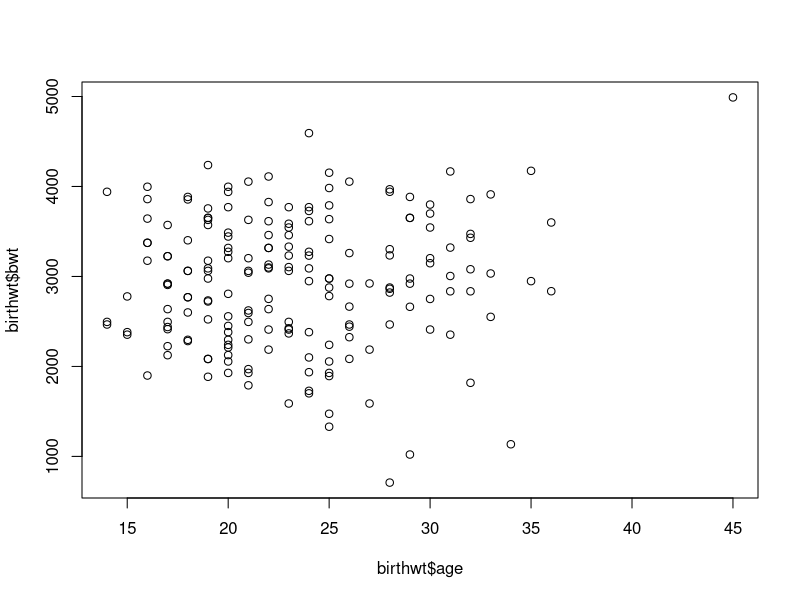

Recreate this plot in R.

# Answer 1: 
library(MASS)
summary(birthwt)
#I want to look at my data to see if it is homoscedastic and if I 
#can use one line to fit all or use quantile regressions
plot(birthwt$age, birthwt$bwt) # in my opinion, it is not homoscedastic

my_linear <- lm(bwt~age, data=birthwt)
summary(my_linear)

#the linear model has a coefficient of 12.43 but it's insignificant
# I will use quantile regression instead
library(quantreg)

#fitting a quantile regression for 20th quantile
my_quant <- rq(bwt~age, data=birthwt, tau=0.2)
summary(my_quant)

#fitting a quantile regression for 50th quantile
my_quant <- rq(bwt~age, data=birthwt, tau=0.5)
summary(my_quant)
# Call: rq(formula = bwt ~ age, tau = 0.5, data = birthwt)
# 
# tau: [1] 0.5
# 
# Coefficients:
#   coefficients lower bd   upper bd  
# (Intercept) 2798.87500   1922.05497 3392.04702
# age            7.12500    -12.44784   46.14190

#fitting a quantile regression for 80th quantile
my_quant <- rq(bwt~age, data=birthwt, tau=0.8)
summary(my_quant)

# Call: rq(formula = bwt ~ age, tau = 0.8, data = birthwt)
# 
# tau: [1] 0.8
# 
# Coefficients:
#   coefficients lower bd   upper bd  
# (Intercept) 3105.25000   2756.42533 3676.44756
# age           23.12500     -1.71400   43.93367
# 
# CONCLUSIONS:
#   Assuming there’s causation between the mother’s age and the birth weight of the baby, 
# I have determined that the data is not homoscedastic (based on the plot). 
# Therefore, the linear regression cannot be applied 
# and gives an insignificant coefficient equal to 12. 

# This being said, I used 3 different quantile regressions 
# to see how the causation changes over the range of age. 
# The first regression for quantile 20, said that 
# for every increase in age by 1 year, the birth weight increases by 10.6 grams. 
# The second regression for quantile 50, said that 
# for every increase in age by 1 year, the birth weight increases by 7.12 grams. 
# The third regression for quantile 80, said that 
# for every increase in age by 1 year, the birth weight increases by 23.1 grams. 
# This means that for young mothers, when they get older by one year, 
# the baby gets heavier by 10-7 grams, 
# but for older mothers, the weight might increase by up to 23 grams. 

